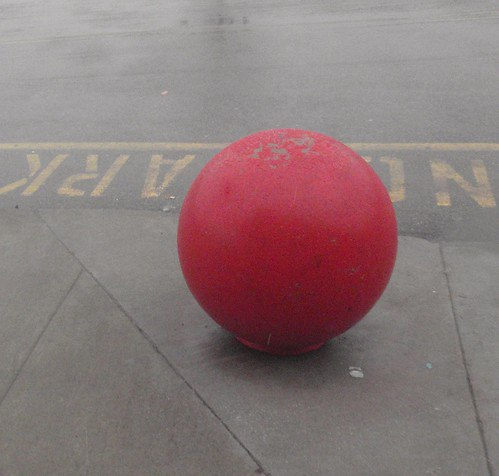
#> input picture WMA1/red_ball.jpg, 499 x 476 px
$ python program1_redBall.py
#> lines starting #> are read from the running program, lines starting #| are printed output that depends on the picture; after the words box and inside, x2 and y2 are one past the last pixel; in counts of white or black regions, pixels touching at a corner belong together
'''Program 1. Find the red ball in the picture 'red_ball.jpg' (8 points).

Import libraries: cv2 (OpenCV), numpy, sys (1 point).
Import photo ball.png (1 point).
Set the condition for the correct loading of the image, e.g. using the 'sys.exit' command (1 point).
Change the image format to HSV (1 point).
Find the color using a binary operation (1 point).
Improve image quality (remove noise) through morphological operations (1 point).
Add the calculated center of gravity of the ball to the image (1 point).
Add the word "red ball" near the center of gravity (1 point).
'''

#Imports
import cv2 as cv
import numpy as np
import sys

img = cv.imread("red_ball.jpg", cv.IMREAD_COLOR)
#> img is the input picture: shape (476, 499, 3); mean B, G, R 121.3, 120.7, 139.5


#Condition of the correct image loading
if img is None:
    sys.exit("Could not read the file")
cv.imshow("original image",img)

img_hsv = cv.cvtColor(img, cv.COLOR_BGR2HSV)
#> img_hsv: shape (476, 499, 3); mean H, S, V 77.7, 38.3, 139.6
h, s, v = cv.split(img_hsv)
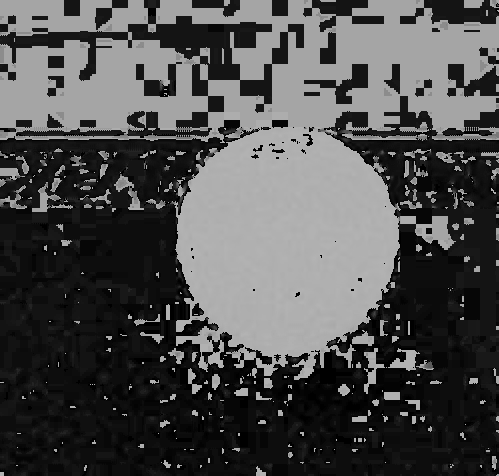
#> h: shape (476, 499); min 0, max 179, mean 77.7
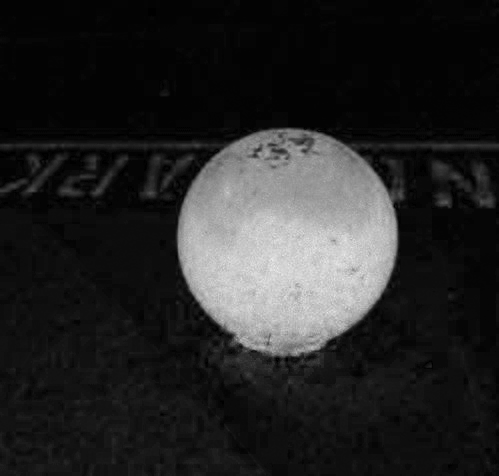
#> s: shape (476, 499); min 0, max 234, mean 38.3
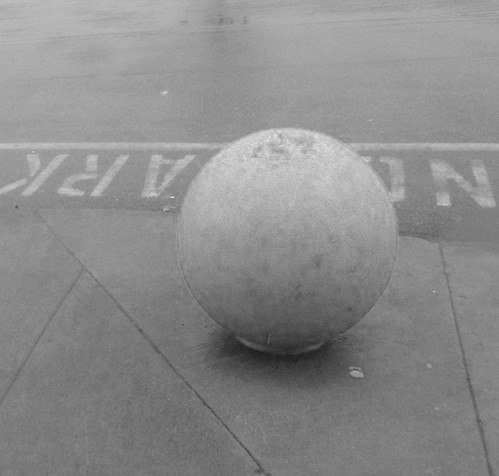
#> v: shape (476, 499); min 29, max 227, mean 139.6
hsv_img = cv.merge(( h, s, v ))
cv.imshow("hsv_img", hsv_img)

lower_bound = np.array([0, 100, 50])
upper_bound = np.array([220, 255, 255])

mask = cv.inRange(hsv_img, lower_bound, upper_bound)
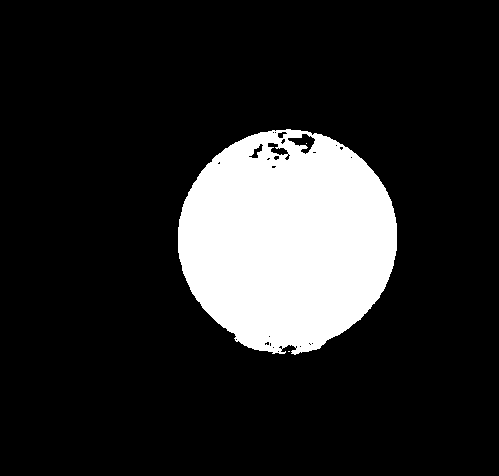
#> mask: shape (476, 499); 15.8% white; 3 white regions (2 under 20 px), largest, box (x1, y1, x2, y2) and area: (178, 129, 397, 355) 37419
kernel = np.ones((20,20), np.uint8)
mask = cv.morphologyEx(mask, cv.MORPH_CLOSE, kernel)
#> mask: shape (476, 499); 16% white; 1 white region, box (x1, y1, x2, y2) and area: (179, 130, 398, 356) 38070
mask = cv.morphologyEx(mask, cv.MORPH_OPEN, kernel)
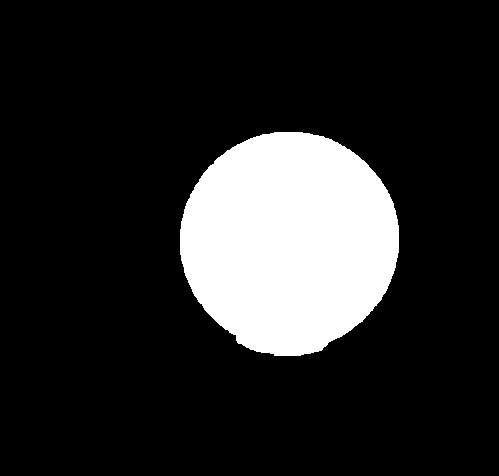
#> mask: shape (476, 499); 16% white; 1 white region
segmented = cv.bitwise_and(img, img, mask=mask)
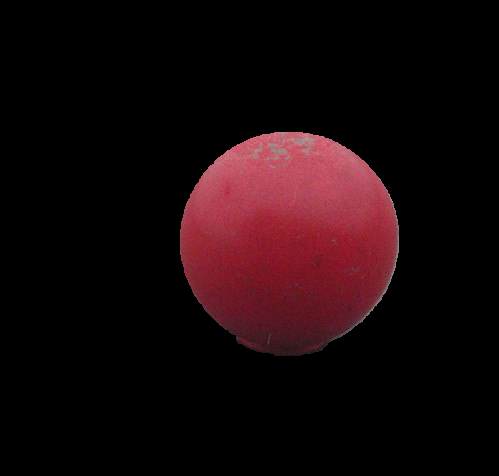
#> segmented: shape (476, 499, 3); mean B, G, R 10.1, 7.8, 23.2

contours, hierarchy = cv.findContours(mask.copy(), cv.RETR_EXTERNAL, cv.CHAIN_APPROX_SIMPLE)
#> contours = 1 contour; box (x1, y1, x2, y2) and area: (180, 132, 399, 356) 37746
contour_ball = cv.drawContours(img, contours, -1, (0,0,255), 3)
cv.imshow("contoured ball", contour_ball)

gray_image = cv.cvtColor(segmented, cv.COLOR_BGR2GRAY)
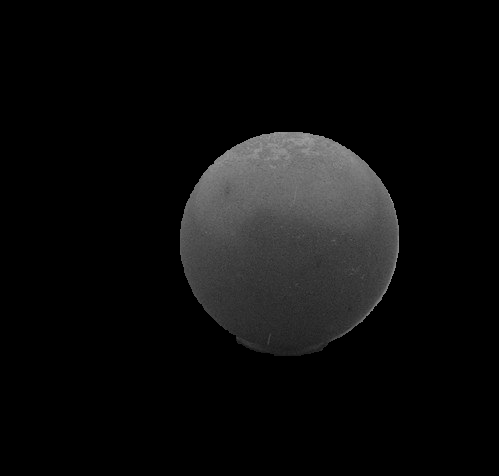
#> gray_image: shape (476, 499); min 0, max 165, mean 12.7
ret, thresh = cv.threshold(gray_image, 255, 255, 255)
cv.imshow("thresh", thresh)

M = cv.moments(thresh)
#> M = moments, m00 0
print(M)
#> (printed output is left out)

#> (the run stopped early here; a loop or call above may not have finished)
